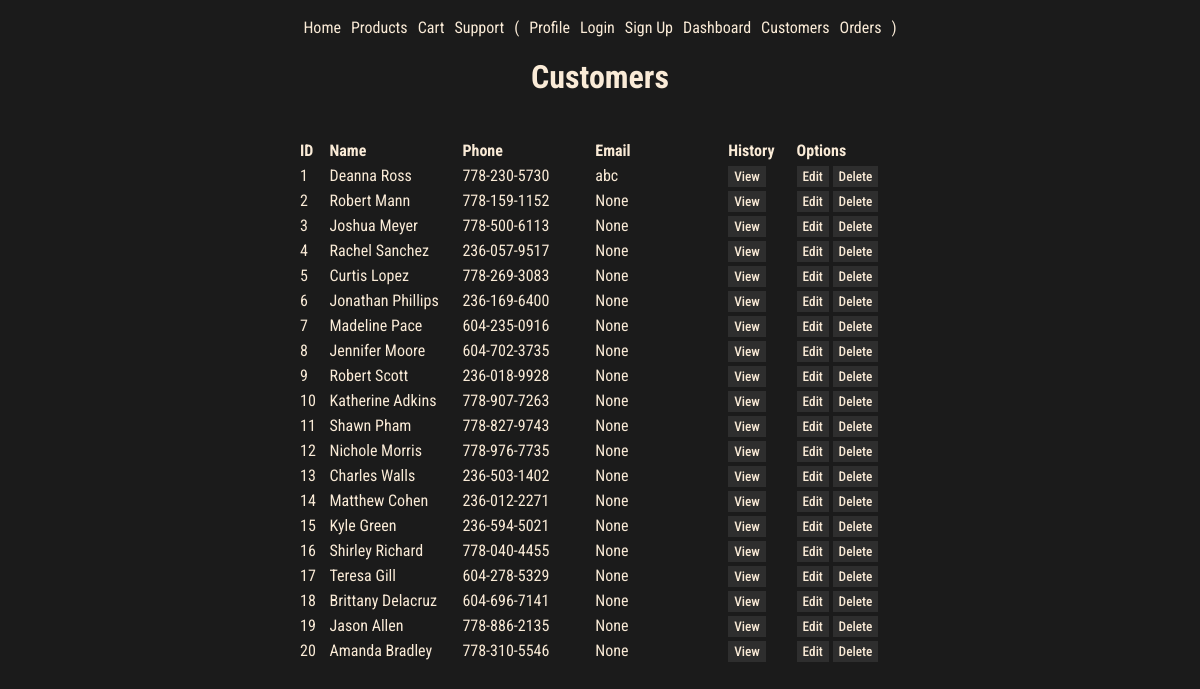
/users/, run on the app's committed database.
### models.py (models this page shows, shortened)
class User(db.Model):
    id = mapped_column(Integer, primary_key=True)
    name = mapped_column(String(200), nullable=True)
    phone = mapped_column(String(20), nullable=True)
    orders = relationship("Order", back_populates="user", cascade="all, delete-orphan")
    email =  mapped_column(String(200), nullable=True, unique=True)
    password = mapped_column(String(200), nullable=True)

### routes/users.py (the view)
@users_bp.route('/')
def users():
    users = User.query.all()
    return render_template('pages/customers.html', users=users)

### templates/pages/customers.html
{% extends "base.html" %}
{% block content %}
<h1>Customers</h1>
<table>
    <thead>
        <tr>
            <th scope="col" width="20">ID</th>
            <th scope="col" width="90">Name</th>
            <th scope="col" width="90">Phone</th>
            <th scope="col" width="90">Email</th>
            <th scope="col" width="40">History</th>
            <th scope="col" width="70">Options</th>
        </tr>
    </thead>
    <tbody>
        {% for user in users %}
        <tr>
            <td>{{ user.id }}</td>
            <td>{{ user.name }}</td>
            <td>{{ user.phone }}</td>
            <td>{{ user.email }}</td>
            <td>
                <a href="{{ url_for('users.user_detail', user_id=user.id) }}" class="btn">View</a>
            </td>
            <td>
                <a href="/users/{{user.id}}/update" class="btn">Edit</a>
                <a href="/users/{{user.id}}/delete" class="btn"
                    onclick="return confirm('Are you sure to delete?')">Delete</a>
            </td>
        </tr>
        {% endfor %}
    </tbody>
</table>
{% endblock %}

### static/style.css (style rules this page uses)
:root { --font-color: antiquewhite; --background: #1b1b1b; --bg-variant: #2e2e2e; --bg-variant-dark: #1f1e1e; --accent-color: #00a2ff; }
body { display: flex; flex-direction: column; align-items: center; justify-content: center; background-color: var(--background); color: var(--font-color); font-family: "Roboto Condensed", sans-serif; padding: 10px; }
a { color: var(--font-color); text-decoration: none; }
table { margin-top: 20px; width: 100%; border-collapse: collapse; }
th, td { text-align: left; padding: 3px 0; }
.btn { cursor: pointer; font-family: "Roboto Condensed", sans-serif; font-weight: 500; font-size: smaller; background-color: var(--bg-variant); color: var(--font-color); padding: 3px 6px; text-decoration: none; border: 0; }

### data on the page
User: id "1", name "Deanna Ross", phone "778-230-5730", email "abc"
User: id "2", name "Robert Mann", phone "778-159-1152", email "None"
User: id "3", name "Joshua Meyer", phone "778-500-6113", email "None"
User: id "4", name "Rachel Sanchez", phone "236-057-9517", email "None"
User: id "5", name "Curtis Lopez", phone "778-269-3083", email "None"
User: id "6", name "Jonathan Phillips", phone "236-169-6400", email "None"
User: id "7", name "Madeline Pace", phone "604-235-0916", email "None"
User: id "8", name "Jennifer Moore", phone "604-702-3735", email "None"
User: id "9", name "Robert Scott", phone "236-018-9928", email "None"
User: id "10", name "Katherine Adkins", phone "778-907-7263", email "None"
User: id "11", name "Shawn Pham", phone "778-827-9743", email "None"
User: id "12", name "Nichole Morris", phone "778-976-7735", email "None"
User: id "13", name "Charles Walls", phone "236-503-1402", email "None"
User: id "14", name "Matthew Cohen", phone "236-012-2271", email "None"
User: id "15", name "Kyle Green", phone "236-594-5021", email "None"
User: id "16", name "Shirley Richard", phone "778-040-4455", email "None"
User: id "17", name "Teresa Gill", phone "604-278-5329", email "None"
User: id "18", name "Brittany Delacruz", phone "604-696-7141", email "None"
User: id "19", name "Jason Allen", phone "778-886-2135", email "None"
User: id "20", name "Amanda Bradley", phone "778-310-5546", email "None"
